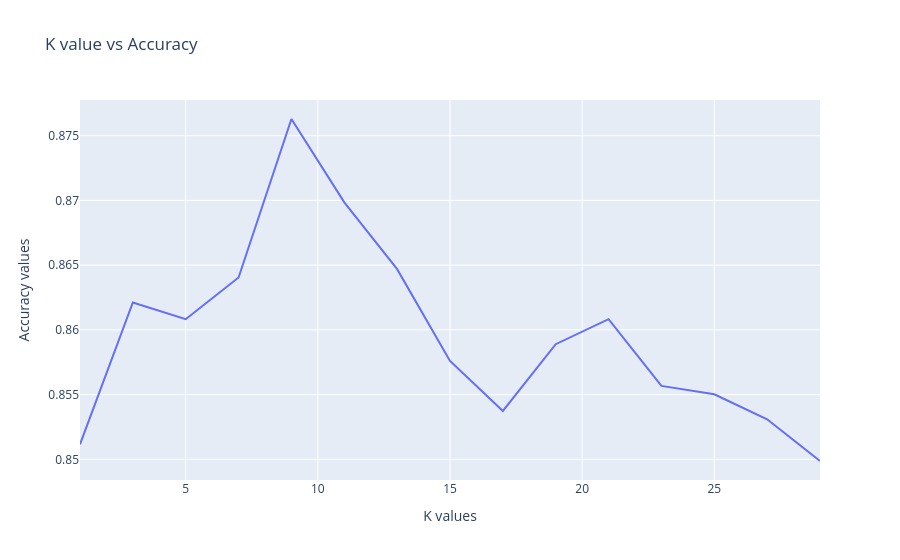

Source (notebook cell):
### Code cell
new_df = read_data("emails.csv")
basic_info(new_df)

new_df = preprocess(new_df)
new_df = upsample_data(new_df)
x_train, x_test, y_train, y_test = split_data(df)
k_values = [1, 3, 5, 7, 9, 11, 13, 15, 17, 19, 21, 23, 25, 27, 29]
y_pred_knn = knn_model_with_elbow_method(x_train, x_test, y_train, y_test, k_values)
y_pred_svm = svm_model(x_train, x_test, y_train, y_test)
print("Metrics for KNN-\n")
metrics_report(y_test, y_pred_knn)
print("Metrics for SVM-\n")
metrics_report(y_test, y_pred_svm)

### Figure 1 — Plotly figure (JSON) as saved in the notebook; plotly's stock layout.template omitted (floating-point values rounded to 4 significant figures)
{"data": [{"hovertemplate": "x=%{x}<br>y=%{y}<extra></extra>", "legendgroup": "", "line": {"color": "#636efa", "dash": "solid"}, "marker": {"symbol": "circle"}, "mode": "lines", "name": "", "orientation": "v", "showlegend": false, "type": "scatter", "x": [1, 3, 5, 7, 9, 11, 13, 15, 17, 19, 21, 23, 25, 27, 29], "xaxis": "x", "y": [0.8512, 0.8621, 0.8608, 0.864, 0.8763, 0.8698, 0.8647, 0.8576, 0.8537, 0.8589, 0.8608, 0.8557, 0.855, 0.8531, 0.8499], "yaxis": "y"}], "layout": {"legend": {"tracegroupgap": 0}, "title": {"text": "K value vs Accuracy"}, "xaxis": {"anchor": "y", "domain": [0, 1], "title": {"text": "K values"}}, "yaxis": {"anchor": "x", "domain": [0, 1], "title": {"text": "Accuracy values"}}}}
